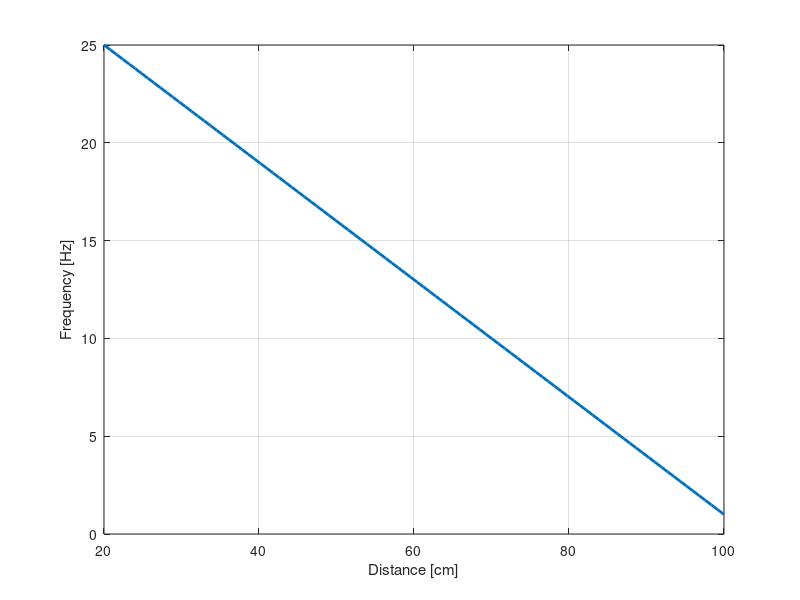
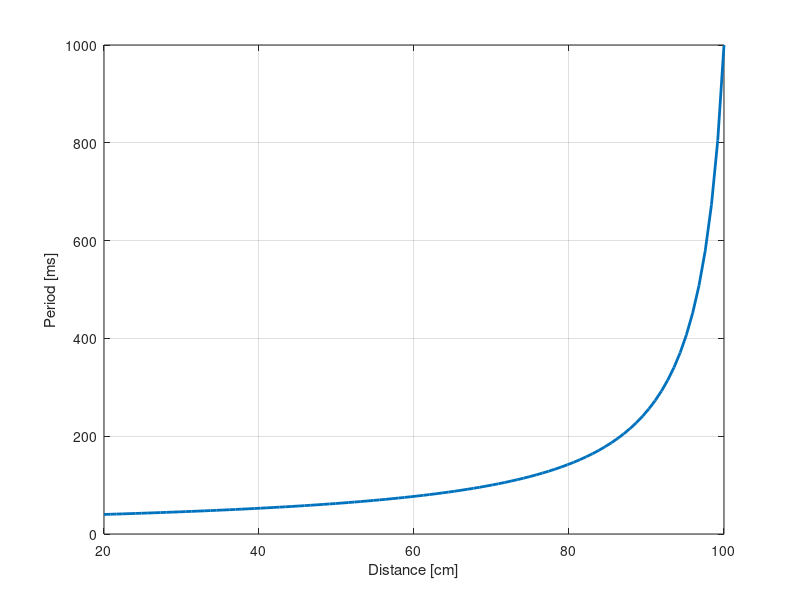
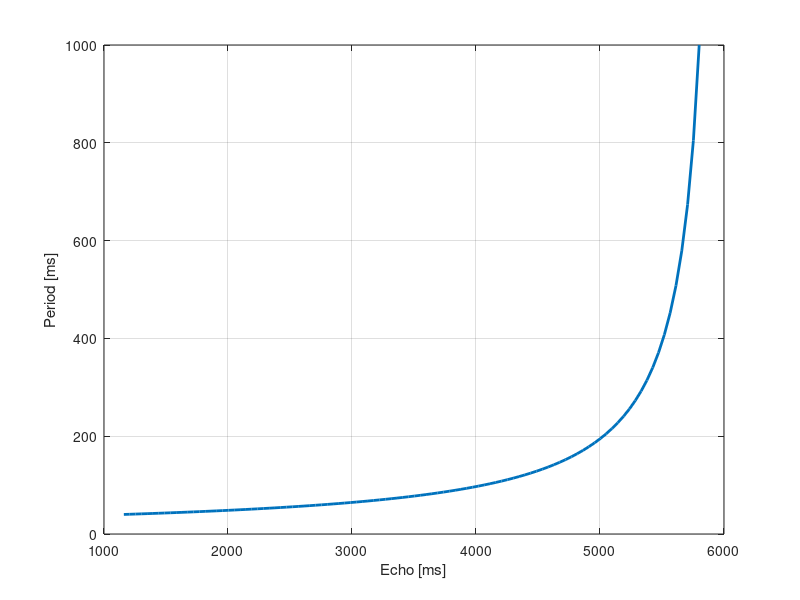

MATLAB code to generate these figures, in order:
%% Calculations for AVR ultrasonic beeper program
% Written by: Aleksij Kraljic
% September 26, 2016
clear all; close all; clc;

%% INPUT ========================================
freq_far = 1; %Hz
freq_near = 25; %Hz

dist_far = 100; %cm
dist_near = 20; %cm

%% CALCULATIONS =================================
y2 = freq_far; x2 = dist_far;
y1 = freq_near; x1 = dist_near;

% slope
k = (y2-y1)/(x2-x1);

% y-intersect
n = y1-k*x1;

dist = linspace(dist_near,dist_far,100);
echo = dist.*58;

freq = k.*dist+n; %Hz
period = 1000./freq; %ms

no_obstable_period = 1000./(k*(12/58)+n);

%% OUTPUT =======================================
fprintf('beep_period = 1000/((%0.4f / CONVERT2CM)*(float)echo_time+%0.2f);\n',k,n);
fprintf('No obstacle beep_period = %0.0f ms\n',ceil(no_obstable_period));
fprintf('Near distance period = %0.0f ms\n',min(period));
fprintf('Far distance period = %0.0f ms\n',0.8*max(period));

figure(1);
plot(dist,freq,'LineWidth',2); grid on;
xlabel('Distance [cm]');
ylabel('Frequency [Hz]');

figure(2);
plot(dist,period,'LineWidth',2); grid on;
xlabel('Distance [cm]');
ylabel('Period [ms]');

figure(3);
plot(echo,period,'LineWidth',2); grid on;
xlabel('Echo [ms]');
ylabel('Period [ms]');
%% ==============================================